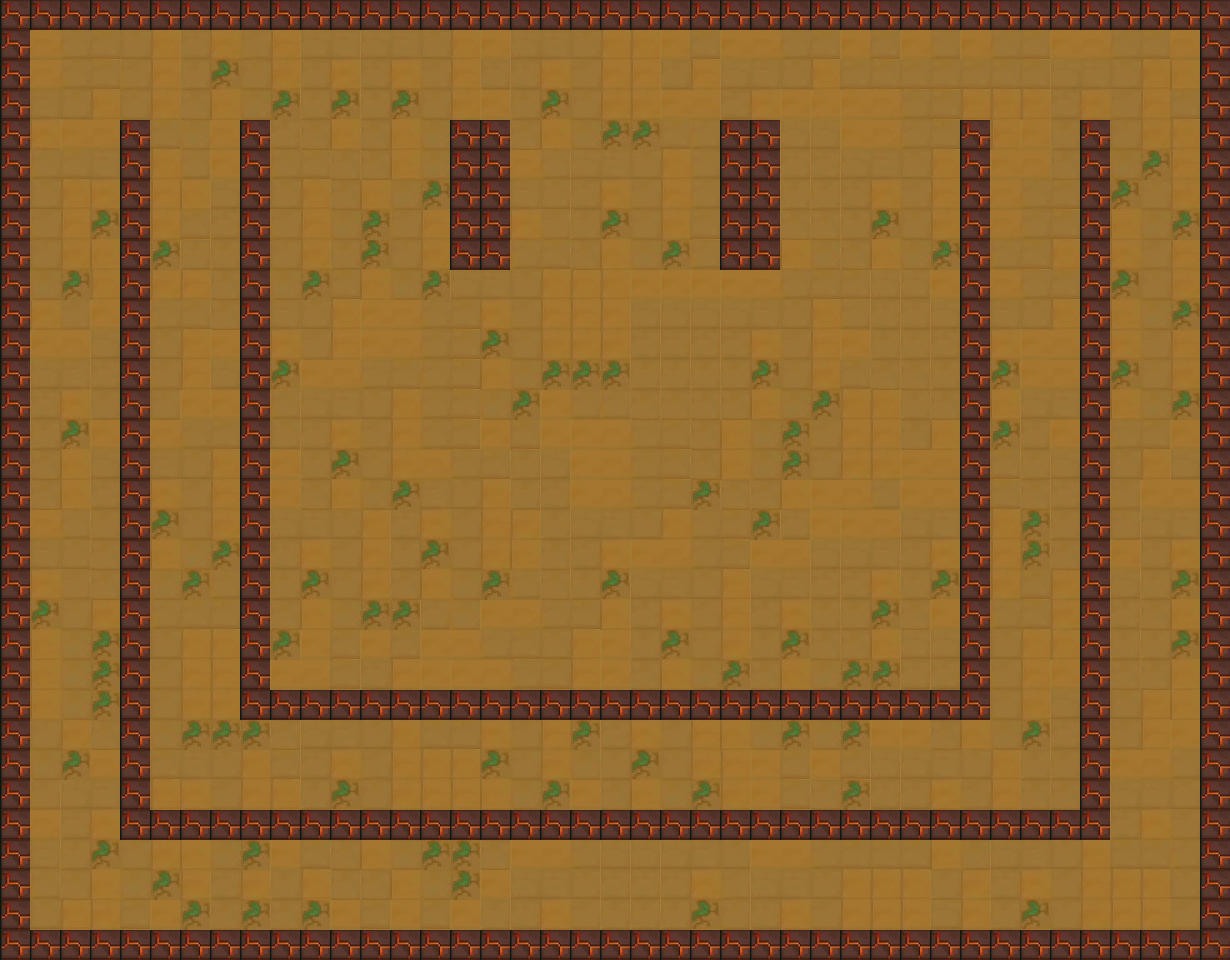

Tiled map render using the project's own tile images. Description and the map definition, with tile-layer contents summarised, below:
An orthogonal 41x32 tile map with 30x30 px tiles, 1 tile layer (Слой тайлов 1), 2 tilesets.

<map version="1.5" tiledversion="1.7.2" orientation="orthogonal" renderorder="right-down" width="41" height="32" tilewidth="30" tileheight="30" infinite="0" nextlayerid="2" nextobjectid="1">
 <tileset firstgid="1" source="Наборы тайлов/Пол для второй локации.tsx" />
 <tileset firstgid="21" source="Наборы тайлов/Стены для второй локации.tsx" />
 <layer id="1" name="Слой тайлов 1" width="41" height="32">
  <data>[1312 cells, 1312 non-empty, 21 distinct tile ids]</data>
 </layer>
</map>
